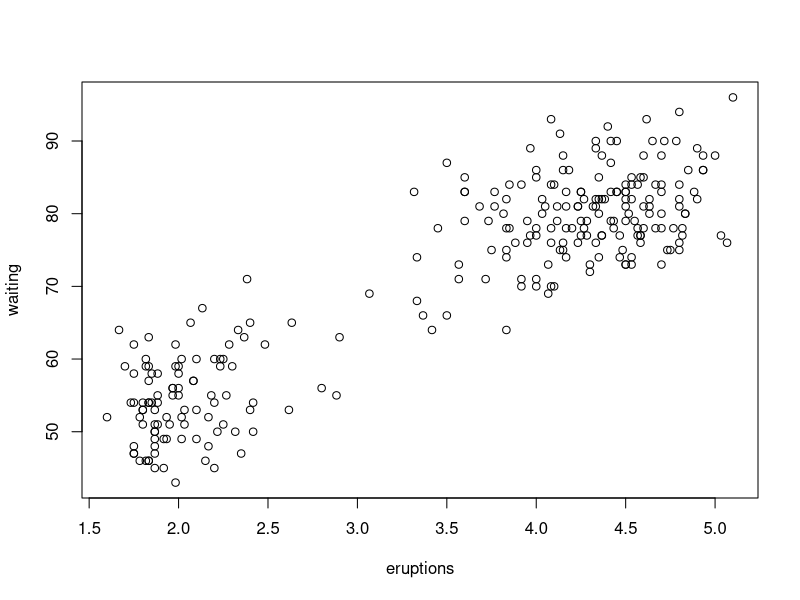
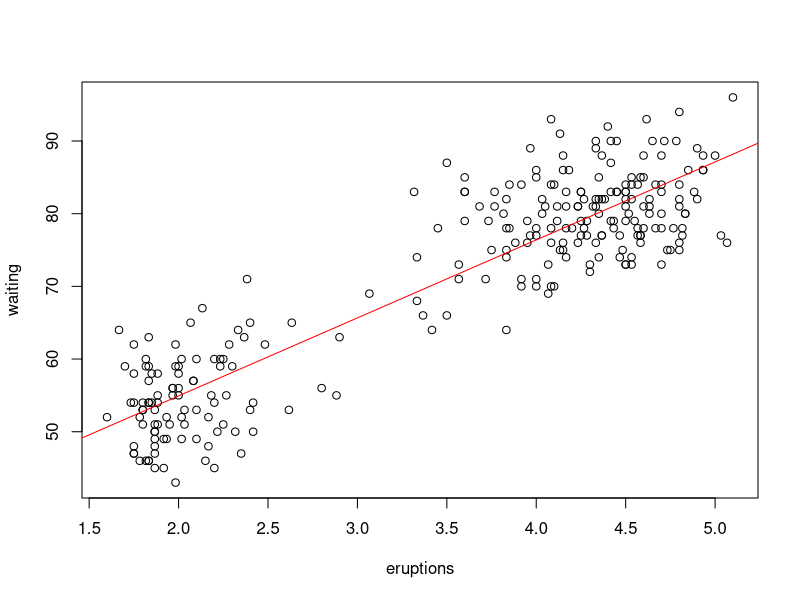

Recreate these plots in R, in order.
# Example Linear Regression

?faithful

plot(waiting ~ eruptions, data = faithful)

m1 = lm(waiting ~ eruptions, data = faithful)
summary(m1)

plot(waiting ~ eruptions, data = faithful)
abline(m1, col="red")

confint(m1)

# the current eruption lasted for 4 min
# what is the expected waiting time for the 
# next eruption?
# Let's obtain a 99% prediction interval
summary(faithful)
new.eruption = data.frame(eruptions = 4)
predict(object = m1, newdata = new.eruption, interval = "prediction", level = 0.99)

summary(faithful)

# We can also obtain the confidence interval for the expected waiting time for
# the next eruption, if the current eruption lasts for 4 min:
predict(object = m1, newdata = new.eruption, interval = "confidence", level = 0.99)
